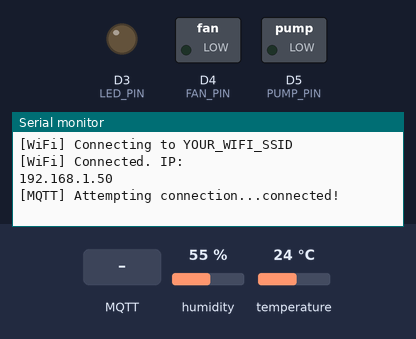
Recording of a sketch running on a simulated Arduino Uno R4 WiFi. Shown: switched loads named in the sketch (green lamp = pin HIGH), output pins drawn as LEDs (lit = HIGH), the last lines printed to the serial monitor. The inputs (shaded band) are chosen by the test bench; at power-on: humidity 55 %, temperature 24 °C. WiFi joins after 1.5 s; servers stay silent unless stated; random numbers use the default seed unless the sketch sets one; no MQTT or app messages arrive unless stated.

Above: at 2.7 s.
2.8 s: MQTT message "led" arrives on the first subscribed topic
At 4.0 s:
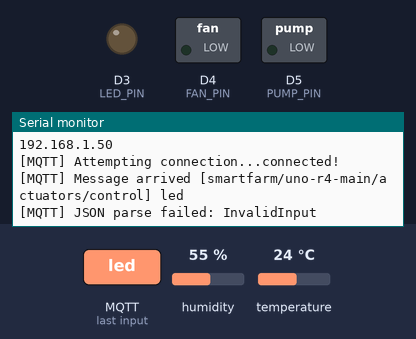
4.3 s: MQTT message "fan" arrives on the first subscribed topic
At 5.3 s:
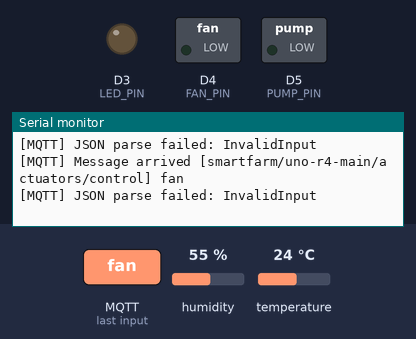
5.8 s: MQTT message "pump" arrives on the first subscribed topic
At 6.5 s:
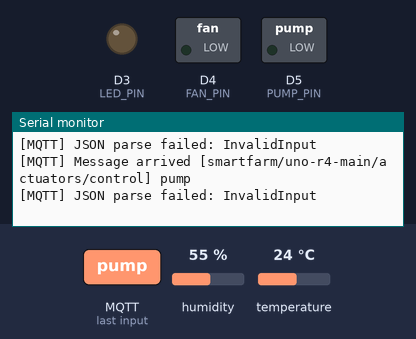

Measured:
- after the input at 2.8 s, the serial monitor: prints a new line at once (image 1)
- after the input at 4.3 s, the serial monitor: prints a new line at once (image 2)
- after the input at 5.8 s, the serial monitor: prints a new line at once (image 3)

The sketch:

smartfarm_uno_r4.ino
```cpp
#include "sensors.h"
#include "actuators.h"
#include "mqtt_client.h"

unsigned long lastMsgTime = 0;
const long publishInterval = 10000; // 10초 주기

void setup()
{
    Serial.begin(115200);
    while (!Serial)
    {
        ;
    } // 시리얼 포트 대기

    initSensors();
    initActuators();

    setupWiFi();
    setupMQTT();
}

void loop()
{
    loopMQTT(); // MQTT 수신 및 연결 유지

    unsigned long now = millis();
    if (now - lastMsgTime > publishInterval)
    {
        lastMsgTime = now;
        SensorData data = readSensors();
        publishSensorData(data); // 10초마다 센서 데이터 발행
    }
}
```

actuators.cpp
```cpp
#include "actuators.h"
#include <Arduino.h>

// hardware.md에 정의된 핀 번호 할당
#define LED_PIN 3
#define FAN_PIN 4
#define PUMP_PIN 5

void initActuators()
{
    pinMode(LED_PIN, OUTPUT);
    pinMode(FAN_PIN, OUTPUT);
    pinMode(PUMP_PIN, OUTPUT);

    // 부팅 시 모든 액추에이터를 OFF 상태로 초기화 (Active HIGH 기준)
    digitalWrite(LED_PIN, LOW);
    digitalWrite(FAN_PIN, LOW);
    digitalWrite(PUMP_PIN, LOW);
}

void updateActuators(ActuatorState state)
{
    digitalWrite(LED_PIN, state.led_on ? HIGH : LOW);
    digitalWrite(FAN_PIN, state.fan_on ? HIGH : LOW);
    digitalWrite(PUMP_PIN, state.pump_on ? HIGH : LOW);
}
```

actuators.h
```cpp
#ifndef ACTUATORS_H
#define ACTUATORS_H

// 액추에이터의 현재 상태를 관리하는 구조체
// 웹 대시보드에서 MQTT를 통해 이 상태를 변경하는 명령을 수신합니다.
struct ActuatorState
{
    bool led_on = false;
    bool fan_on = false;
    bool pump_on = false;
};

// 액추에이터 초기화 및 제어 함수 선언
void initActuators();
void updateActuators(ActuatorState state);

#endif // ACTUATORS_H
```

mqtt_client.cpp
```cpp
#include "mqtt_client.h"
#include <WiFiS3.h>
#include <PubSubClient.h>
#include <ArduinoJson.h>

// --- 사용자 설정 ---
const char *ssid = "YOUR_WIFI_SSID";
const char *password = "YOUR_WIFI_PASSWORD";

const char *mqtt_server = "your-hivemq-cluster-url.hivemq.cloud";
const int mqtt_port = 8883; // HiveMQ Cloud 사용 시 8883, 로컬이면 1883
const char *mqtt_user = "your-hivemq-username";
const char *mqtt_pass = "your-hivemq-password";

const char *device_id = "uno-r4-main";
// ------------------

WiFiSSLClient espClient; // 8883 포트 통신을 위한 SSL 클라이언트 (로컬이면 WiFiClient)
PubSubClient client(espClient);

ActuatorState currentActuatorState;

// MQTT 메시지 수신 콜백 함수 (웹 -> 기기)
void mqttCallback(char *topic, byte *payload, unsigned int length)
{
    Serial.print("[MQTT] Message arrived [");
    Serial.print(topic);
    Serial.print("] ");

    // Payload를 문자열로 변환
    char msg[length + 1];
    for (unsigned int i = 0; i < length; i++)
    {
        msg[i] = (char)payload[i];
    }
    msg[length] = '\0';
    Serial.println(msg);

    // JSON 파싱 (예: {"actuator": "pump", "state": true})
    StaticJsonDocument<200> doc;
    DeserializationError error = deserializeJson(doc, msg);

    if (error)
    {
        Serial.print("[MQTT] JSON parse failed: ");
        Serial.println(error.c_str());
        return;
    }

    const char *actuator = doc["actuator"];
    bool state = doc["state"];

    if (strcmp(actuator, "led") == 0)
        currentActuatorState.led_on = state;
    else if (strcmp(actuator, "fan") == 0)
        currentActuatorState.fan_on = state;
    else if (strcmp(actuator, "pump") == 0)
        currentActuatorState.pump_on = state;

    // 실제 하드웨어 제어 업데이트
    updateActuators(currentActuatorState);

    // 제어 후 변경된 상태를 Broker에 다시 퍼블리시
    publishActuatorState();
}

void setupWiFi()
{
    Serial.print("[WiFi] Connecting to ");
    Serial.println(ssid);
    WiFi.begin(ssid, password);
    while (WiFi.status() != WL_CONNECTED)
    {
        delay(500);
        Serial.print(".");
    }
    Serial.println("\n[WiFi] Connected. IP: ");
    Serial.println(WiFi.localIP());
}

void reconnectMQTT()
{
    while (!client.connected())
    {
        Serial.print("[MQTT] Attempting connection...");
        String clientId = "ArduinoClient-" + String(random(0xffff), HEX);

        if (client.connect(clientId.c_str(), mqtt_user, mqtt_pass))
        {
            Serial.println("connected!");
            // 제어 명령 토픽 구독 (topics.md 기준)
            String controlTopic = String("smartfarm/") + device_id + "/actuators/control";
            client.subscribe(controlTopic.c_str());
        }
        else
        {
            Serial.print("failed, rc=");
            Serial.print(client.state());
            Serial.println(" try again in 5 seconds");
            delay(5000);
        }
    }
}

void setupMQTT()
{
    client.setServer(mqtt_server, mqtt_port);
    client.setCallback(mqttCallback);
}

void loopMQTT()
{
    if (!client.connected())
        reconnectMQTT();
    client.loop();
}

void publishSensorData(SensorData data)
{
    StaticJsonDocument<200> doc;
    doc["temperature"] = data.temperature;
    doc["humidity"] = data.humidity;
    doc["soil_moisture"] = data.soil_moisture;
    doc["light_intensity"] = data.light_intensity;

    char buffer[256];
    serializeJson(doc, buffer);
    String topic = String("smartfarm/") + device_id + "/sensors";
    client.publish(topic.c_str(), buffer);
}

void publishActuatorState()
{
    StaticJsonDocument<200> doc;
    doc["led_on"] = currentActuatorState.led_on;
    doc["fan_on"] = currentActuatorState.fan_on;
    doc["pump_on"] = currentActuatorState.pump_on;

    char buffer[256];
    serializeJson(doc, buffer);
    String topic = String("smartfarm/") + device_id + "/actuators/state";
    client.publish(topic.c_str(), buffer);
}
```

mqtt_client.h
```cpp
#ifndef MQTT_CLIENT_H
#define MQTT_CLIENT_H

#include "sensors.h"
#include "actuators.h"

extern ActuatorState currentActuatorState;

void setupWiFi();
void setupMQTT();
void loopMQTT();
void publishSensorData(SensorData data);
void publishActuatorState();

#endif // MQTT_CLIENT_H
```

sensors.cpp
```cpp
#include "sensors.h"
#include <Arduino.h>
#include <DHT.h>

// hardware.md에 정의된 핀 번호 할당
#define DHT_PIN 2
#define DHT_TYPE DHT22 // DHT11 사용 시 DHT11로 변경
#define SOIL_PIN A0
#define LDR_PIN A1

DHT dht(DHT_PIN, DHT_TYPE);

void initSensors()
{
    dht.begin();
    pinMode(SOIL_PIN, INPUT);
    pinMode(LDR_PIN, INPUT);
    Serial.println("[Sensors] Initialized DHT22, Soil, and LDR sensors.");
}

SensorData readSensors()
{
    SensorData data;

    // DHT 센서 온습도 읽기
    data.temperature = dht.readTemperature();
    data.humidity = dht.readHumidity();

    // 읽기 실패 시 NaN(Not a Number) 처리
    if (isnan(data.temperature))
        data.temperature = 0.0;
    if (isnan(data.humidity))
        data.humidity = 0.0;

    // 토양 수분 값 읽기 (0~1023 -> 0~100% 매핑)
    // 주의: 실제 센서 특성에 따라 역방향 매핑(1023 -> 0%)이 필요할 수 있습니다.
    int soilRaw = analogRead(SOIL_PIN);
    data.soil_moisture = map(soilRaw, 1023, 0, 0, 100);

    // 조도 센서 값 읽기 (직관적인 0~1000 단위로 사용)
    int ldrRaw = analogRead(LDR_PIN);
    data.light_intensity = (float)ldrRaw;

    return data;
}
```

sensors.h
```cpp
#ifndef SENSORS_H
#define SENSORS_H

// MQTT를 통해 JSON으로 전송될 센서 데이터 구조체
// 이 구조체의 필드 이름(예: "temperature")은 JSON의 키 값과 일치해야 합니다.
struct SensorData
{
    float temperature;
    float humidity;
    float soil_moisture;
    float light_intensity;
};

// 센서 초기화 및 데이터 읽기 함수 선언
void initSensors();
SensorData readSensors();

#endif // SENSORS_H
```
